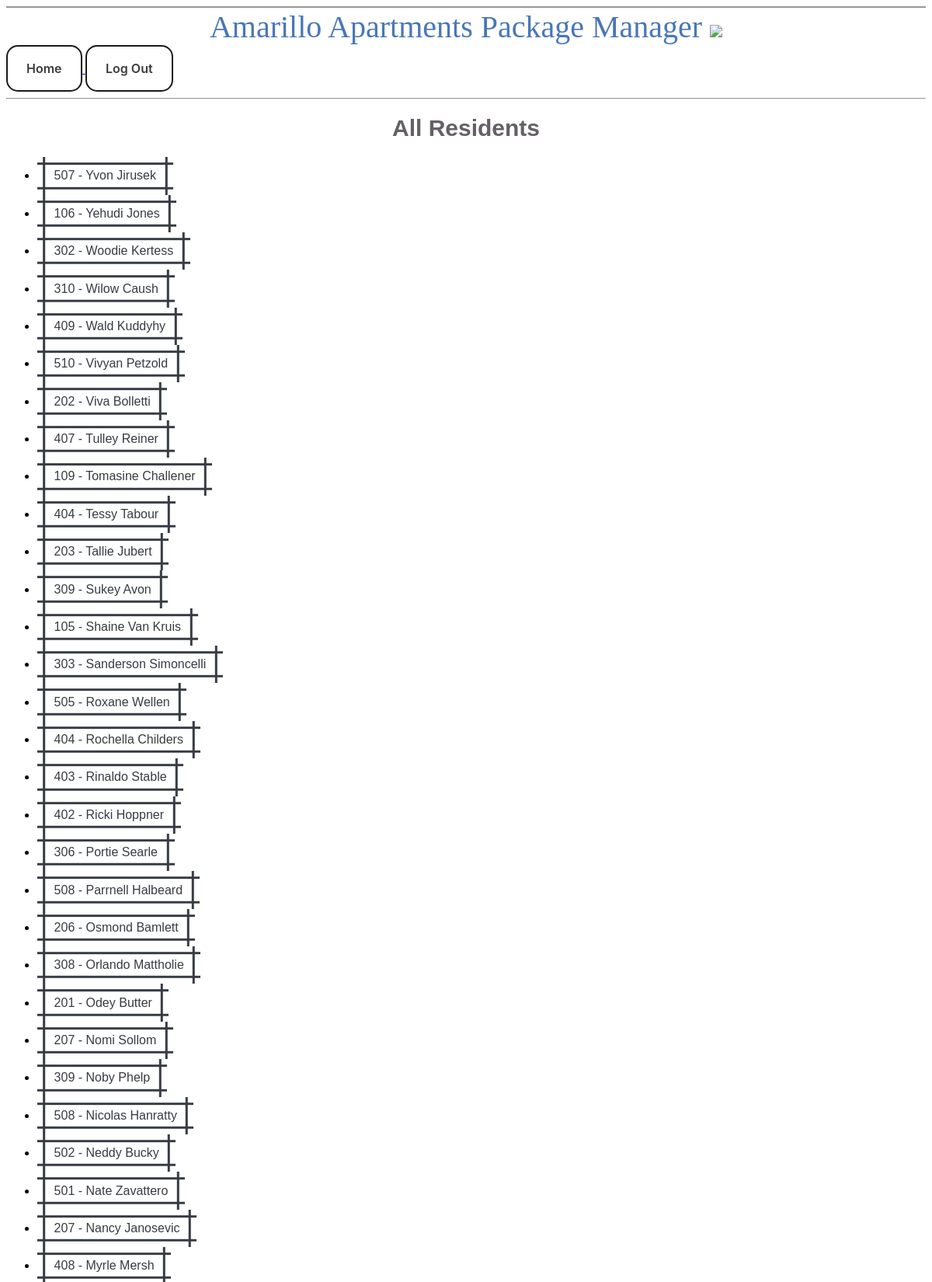
Screenshot of /mail/residents (signed in, upper part) with the database file from the repository.
### mail/models.py (models this page shows, shortened)
class Resident(models.Model):
    name = models.CharField(max_length=100)
    email = models.CharField(max_length=50)
    unit_number = models.IntegerField()

### mail/views.py (the view)
# urls.py: path('residents', views.residents, name='residents'),
@login_required(login_url='/accounts/login/')
def residents(request):
    resident_list = Resident.objects.order_by('-name').all()
    template = loader.get_template('mail/residents.html')
    context = {
        'resident_list': resident_list,
    }
    return HttpResponse(template.render(context, request))

### mail/templates/mail/residents.html (shortened to what this page needs)
<!DOCTYPE html>
<html lang="en-US">
  <head>
  </head>
  <body>
     <header>
      Amarillo Apartments Package Manager
      <img src="https://www.pixelproductionsinc.com/wp-content/uploads/2012/12/packaging-icon.png"/>
    </header>
    <a href="/mail/home">
      <button class="nav">Home</button>
    </a>
   <a href="{% url 'logout_view' %}">
      <button class="nav">Log Out</button>
   </a>
   <hr/>
     <h1>All Residents</h1>
    {% if resident_list %}
      <ul>
      {% for resident in resident_list %}
        <li><a href="/mail/history/{{ resident.id }}"><button class="button-89">{{ resident.unit_number }} - {{ resident.name }}</button></a></li>
      {% endfor %}
      </ul>
    {% else %}
      <p>No residents available.</p>
    {% endif %}
  </body>
</html>

### mail/templates/mail/residents.html (style rules this page uses)
header { color: #4977b6; font-size: 40px; border-top-style: groove; text-align: center; }
.nav { font-size: 8px; appearance: none; background-color: transparent; border: 2px solid #1A1A1A; border-radius: 15px; box-sizing: border-box; color: #3B3B3B; cursor: pointer; display: inline-block; font-family: Roobert,-apple-system,BlinkMacSystemFont,"Segoe UI",Helvetica,Arial,sans-serif,"Apple Color Emoji","Segoe UI Emoji","Segoe UI Symbol"; font-size: 16px; font-weight: 600; line-height: normal; margin: 0; min-height: 60px; min-width: 0; outline: none; padding: 16px 24px; text-align: center; text-decoration: none; transition: all 300ms cubic-bezier(.23, 1, 0.32, 1); user-select: none; -webkit-user-select: none; touch-action: manipulation; width: 8; will-change: transform; }
img { width: 70px; }
h1 { font-size: 30px; color: #646066; font-family: "Source Sans Pro", "Arial", sans-serif; text-align: center; }
.button-89 { --b: 3px; --s: .45em; --color: #373B44; padding: calc(.5em + var(--s)) calc(.9em + var(--s)); color: var(--color); --_p: var(--s); background: conic-gradient(from 90deg at var(--b) var(--b),#0000 90deg,var(--color) 0) var(--_p) var(--_p)/calc(100% - var(--b) - 2*var(--_p)) calc(100% - var(--b) - 2*var(--_p)); transition: .3s linear, color 0s, background-color 0s; outline: var(--b) solid #0000; outline-offset: .6em; font-size: 16px; border: 0; user-select: none; -webkit-user-select: none; touch-action: manipulation; }

### rows the page displays
Resident: unit_number "507", name "Yvon Jirusek"
Resident: unit_number "106", name "Yehudi Jones"
Resident: unit_number "302", name "Woodie Kertess"
Resident: unit_number "310", name "Wilow Caush"
Resident: unit_number "409", name "Wald Kuddyhy"
Resident: unit_number "510", name "Vivyan Petzold"
Resident: unit_number "202", name "Viva Bolletti"
Resident: unit_number "407", name "Tulley Reiner"
Resident: unit_number "109", name "Tomasine Challener"
Resident: unit_number "404", name "Tessy Tabour"
Resident: unit_number "203", name "Tallie Jubert"
Resident: unit_number "309", name "Sukey Avon"
Resident: unit_number "105", name "Shaine Van Kruis"
Resident: unit_number "303", name "Sanderson Simoncelli"
Resident: unit_number "505", name "Roxane Wellen"
Resident: unit_number "404", name "Rochella Childers"
Resident: unit_number "403", name "Rinaldo Stable"
Resident: unit_number "402", name "Ricki Hoppner"
Resident: unit_number "306", name "Portie Searle"
Resident: unit_number "508", name "Parrnell Halbeard"
Resident: unit_number "206", name "Osmond Bamlett"
Resident: unit_number "308", name "Orlando Mattholie"
Resident: unit_number "201", name "Odey Butter"
Resident: unit_number "207", name "Nomi Sollom"
Resident: unit_number "309", name "Noby Phelp"
Resident: unit_number "508", name "Nicolas Hanratty"
Resident: unit_number "502", name "Neddy Bucky"
Resident: unit_number "501", name "Nate Zavattero"
Resident: unit_number "207", name "Nancy Janosevic"
Resident: unit_number "408", name "Myrle Mersh"
